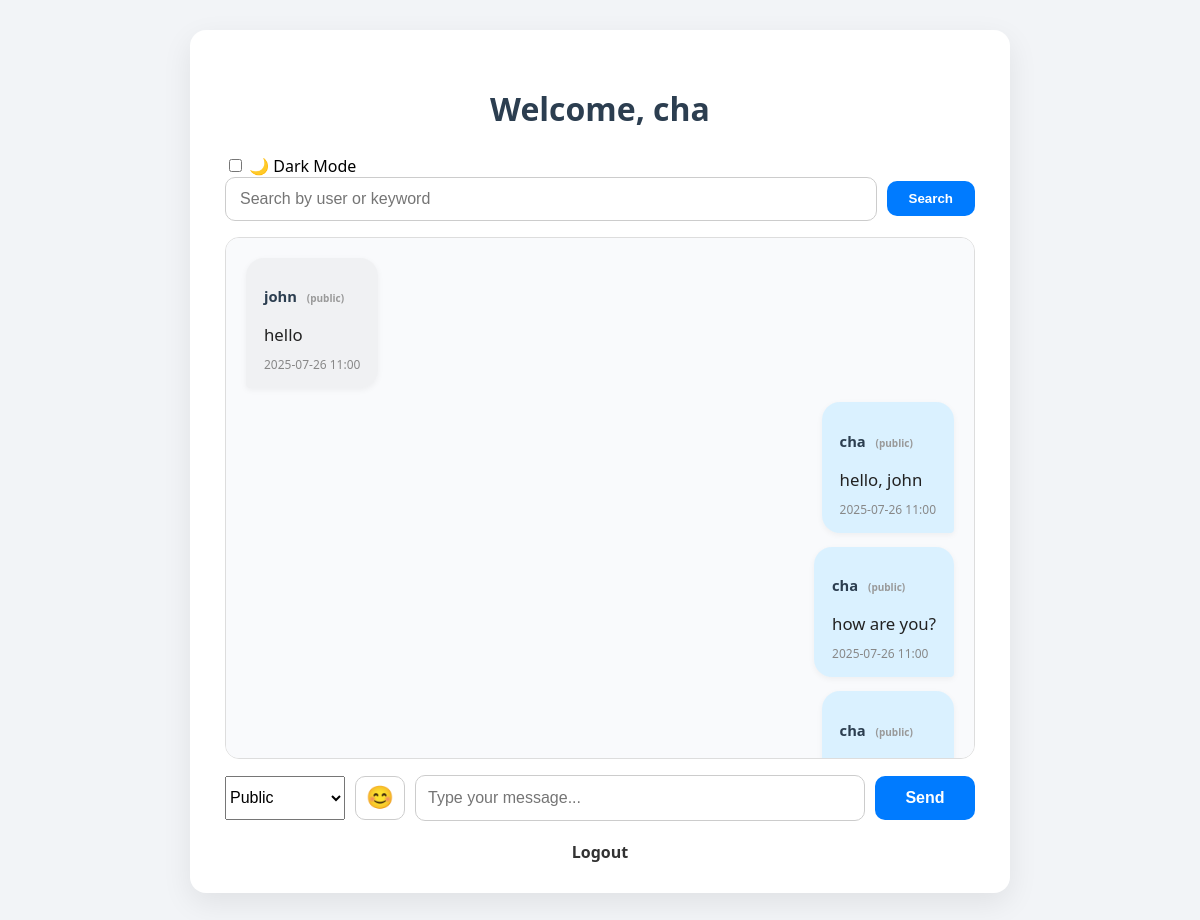
The page /chat (signed in) on the database its author committed.
### app/models.py (models this page shows)
class User(UserMixin, db.Model):
    id = db.Column(db.Integer, primary_key=True)
    username = db.Column(db.String(150), nullable=False, unique=True)
    password = db.Column(db.String(150), nullable=False)
    sent_messages = db.relationship(
        'Message',
        foreign_keys='Message.user_id',
        backref='user',
        lazy=True
    )
    received_messages = db.relationship(
        'Message',
        foreign_keys='Message.recipient_id',
        backref='recipient',
        lazy=True
    )

class Message(db.Model):
    id = db.Column(db.Integer, primary_key=True)
    content = db.Column(db.Text, nullable=False)
    timestamp = db.Column(db.DateTime, default=datetime.utcnow)
    user_id = db.Column(db.Integer, db.ForeignKey('user.id'), nullable=False)
    recipient_id = db.Column(db.Integer, db.ForeignKey('user.id'), nullable=True)

### app/routes.py (the view, shortened to what this page needs)
@main.route('/chat', methods=['GET', 'POST'])
@login_required
def chat():
    q = request.args.get('q', '').lower()
    messages = Message.query.order_by(Message.timestamp.asc()).all()
    if q:
        messages = [m for m in messages if
                    q in m.content.lower() or
                    q in m.user.username.lower() or
                    (m.recipient and q in m.recipient.username.lower())]
    users = User.query.all()
    return render_template("chat.html", messages=messages, users=users, timedelta=timedelta)

### app/routes.py (called while the page is built)
@login_manager.user_loader
def load_user(user_id):
    return User.query.get(int(user_id))

### app/templates/chat.html (shortened to what this page needs)
{% extends "base.html" %}
{% block content %}
<h2 class="chat-title">Welcome, {{ current_user.username }}</h2>
<div class="dark-mode-toggle">
    <label>
        <input type="checkbox" id="dark-toggle">
        🌙 Dark Mode
    </label>
</div>
<form method="GET" class="chat-filter-form">
    <input type="text" name="q" placeholder="Search by user or keyword" value="{{ request.args.get('q', '') }}">
    <button type="submit">Search</button>
</form>
<div class="chat-container">
    <div class="chat-box" id="chat-box">
        {% for message in messages %}
            {% if not message.recipient_id or message.recipient_id == current_user.id or message.user_id == current_user.id %}
                <div class="chat-message {% if message.user.username == current_user.username %}self{% else %}other{% endif %}">
                    <p class="chat-user">
                        {{ message.user.username }}
                        {% if message.recipient_id %}
                            <span class="private-label">→ {{ message.recipient.username }} <small>(private)</small></span>
                        {% else %}
                            <span class="public-label"><small>(public)</small></span>
                        {% endif %}
                    </p>
                    <p class="chat-text">{{ message.content }}</p>
                    <span class="timestamp">
                        {{ (message.timestamp + timedelta(hours=8)).strftime('%Y-%m-%d %H:%M') }}
                    </span>
                </div>
            {% endif %}
        {% endfor %}
    </div>
    <form id="chat-form" class="chat-input-form">
        <div class="chat-input-grid">
            <select id="recipient" name="recipient">
                <option value="">Public</option>
            </select>
            <button type="button" id="emoji-btn">😊</button>
            <input id="message-input" type="text" name="content" placeholder="Type your message..." required autocomplete="off">
            <button type="submit">Send</button>
        </div>
    </form>
    <div class="chat-controls">
        <a href="{{ url_for('main.logout') }}" class="logout-link">Logout</a>
    </div>
</div>
{% endblock %}

### app/templates/base.html (shortened to what this page needs)
<!DOCTYPE html>
<html lang="en">
<head>
    <link rel="stylesheet" href="{{ url_for('static', filename='style.css') }}">
</head>
<body>
    <div class="container">
        {% block content %}{% endblock %}
    </div>
</body>
</html>

### app/static/style.css (style rules this page uses)
body { font-family: 'Segoe UI', Arial, sans-serif; background-color: #f2f4f7; padding: 30px; margin: 0; }
.container { max-width: 750px; margin: auto; background: white; padding: 30px 35px; border-radius: 16px; box-shadow: 0 10px 30px rgba(0, 0, 0, 0.08); }
.chat-title { text-align: center; font-size: 2rem; font-weight: 700; color: #2c3e50; margin-bottom: 25px; }
form { margin: 0; }
.chat-filter-form, .chat-refresh-form { display: flex; gap: 10px; margin-bottom: 16px; flex-wrap: wrap; align-items: center; }
.chat-filter-form input { flex: 1; padding: 12px 14px; border-radius: 10px; border: 1px solid #ccc; font-size: 1rem; }
.chat-filter-form button, .chat-refresh-form button { padding: 10px 22px; background-color: #007bff; color: white; font-weight: 600; border: none; border-radius: 10px; cursor: pointer; transition: background-color 0.3s ease; }
.chat-box { background: #f9fafc; border: 1px solid #ddd; padding: 20px; border-radius: 14px; height: 480px; overflow-y: auto; display: flex; flex-direction: column; gap: 14px; margin-bottom: 16px; scroll-behavior: smooth; }
.chat-message { max-width: 75%; padding: 14px 18px; border-radius: 18px; background-color: #e4e6eb; align-self: flex-start; box-shadow: 0 2px 6px rgba(0,0,0,0.05); word-wrap: break-word; position: relative; animation: fadeIn 0.3s ease; }
.chat-message.self { background-color: #daf1ff; align-self: flex-end; border-bottom-right-radius: 4px; }
.chat-message.other { background-color: #f0f1f3; border-bottom-left-radius: 4px; }
.chat-user { font-weight: 600; font-size: 0.92rem; color: #2c3e50; margin-bottom: 5px; }
.chat-text { font-size: 1.05rem; color: #222; margin-bottom: 6px; white-space: pre-wrap; }
.timestamp { font-size: 0.75rem; color: #888; text-align: right; }
.logout-link { display: block; margin-top: 20px; text-align: center; font-weight: 600; color: #333; text-decoration: none; }
.public-label { font-size: 0.75rem; color: #999; margin-left: 6px; }
.chat-input-form { margin-bottom: 16px; }
.chat-input-grid { display: grid; grid-template-columns: 120px 50px 1fr 100px; gap: 10px; align-items: center; }
.chat-input-grid select, .chat-input-grid input, .chat-input-grid button { height: 44px; font-size: 1rem; }
#emoji-btn { background: #fff; border: 1px solid #ccc; border-radius: 10px; font-size: 1.4rem; cursor: pointer; width: 100%; display: flex; justify-content: center; align-items: center; transition: background-color 0.3s ease; }
.chat-input-grid input[type="text"] { padding: 0 12px; border-radius: 10px; border: 1px solid #ccc; }
.chat-input-grid button[type="submit"] { background-color: #007bff; color: white; font-weight: 600; border: none; border-radius: 10px; cursor: pointer; }

### rows shown on the page
User: username "cha"
Message: user.username "john", shows "(public)", content "hello", timestamp "2025-07-26 11:00"
Message: user.username "cha", shows "(public)", content "hello, john", timestamp "2025-07-26 11:00"
Message: user.username "cha", shows "(public)", content "how are you?", timestamp "2025-07-26 11:00"
Message: user.username "cha", shows "(public)"
